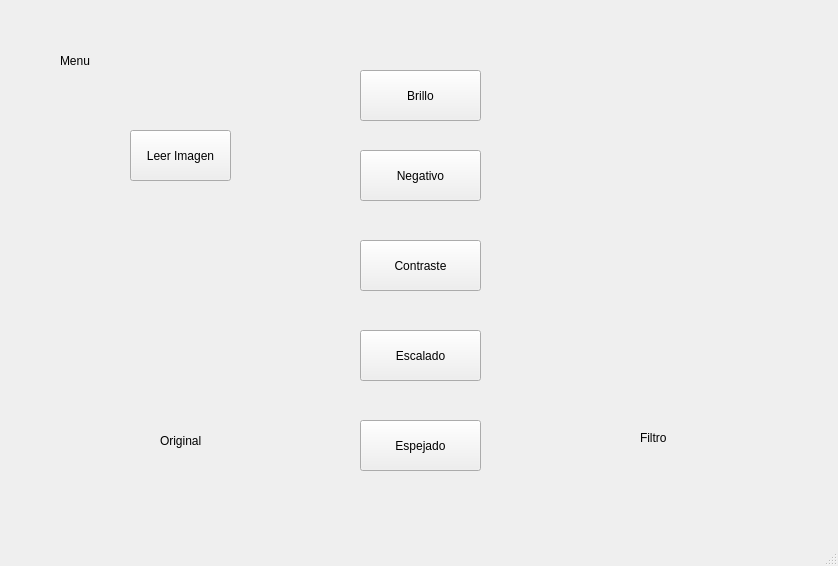
<?xml version="1.0" encoding="UTF-8"?>
<ui version="4.0">
 <class>MainWindow</class>
 <widget class="QMainWindow" name="MainWindow">
  <property name="geometry">
   <rect>
    <x>0</x>
    <y>0</y>
    <width>838</width>
    <height>566</height>
   </rect>
  </property>
  <property name="windowTitle">
   <string>MainWindow</string>
  </property>
  <widget class="QWidget" name="centralwidget">
   <widget class="QPushButton" name="pushButton">
    <property name="geometry">
     <rect>
      <x>360</x>
      <y>150</y>
      <width>121</width>
      <height>51</height>
     </rect>
    </property>
    <property name="text">
     <string>Negativo</string>
    </property>
   </widget>
   <widget class="QLabel" name="label">
    <property name="geometry">
     <rect>
      <x>80</x>
      <y>200</y>
      <width>200</width>
      <height>200</height>
     </rect>
    </property>
    <property name="text">
     <string/>
    </property>
   </widget>
   <widget class="QLabel" name="label_2">
    <property name="geometry">
     <rect>
      <x>550</x>
      <y>200</y>
      <width>200</width>
      <height>200</height>
     </rect>
    </property>
    <property name="text">
     <string/>
    </property>
   </widget>
   <widget class="QPushButton" name="pushButton_2">
    <property name="geometry">
     <rect>
      <x>360</x>
      <y>70</y>
      <width>121</width>
      <height>51</height>
     </rect>
    </property>
    <property name="text">
     <string>Brillo</string>
    </property>
   </widget>
   <widget class="QPushButton" name="pushButton_3">
    <property name="geometry">
     <rect>
      <x>360</x>
      <y>240</y>
      <width>121</width>
      <height>51</height>
     </rect>
    </property>
    <property name="text">
     <string>Contraste</string>
    </property>
   </widget>
   <widget class="QPushButton" name="pushButton_4">
    <property name="geometry">
     <rect>
      <x>360</x>
      <y>330</y>
      <width>121</width>
      <height>51</height>
     </rect>
    </property>
    <property name="text">
     <string>Escalado</string>
    </property>
   </widget>
   <widget class="QLabel" name="label_3">
    <property name="geometry">
     <rect>
      <x>160</x>
      <y>430</y>
      <width>41</width>
      <height>21</height>
     </rect>
    </property>
    <property name="styleSheet">
     <string notr="true"/>
    </property>
    <property name="text">
     <string>Original</string>
    </property>
   </widget>
   <widget class="QLabel" name="label_4">
    <property name="geometry">
     <rect>
      <x>640</x>
      <y>430</y>
      <width>31</width>
      <height>16</height>
     </rect>
    </property>
    <property name="styleSheet">
     <string notr="true"/>
    </property>
    <property name="text">
     <string>Filtro</string>
    </property>
   </widget>
   <widget class="QLabel" name="label_5">
    <property name="geometry">
     <rect>
      <x>60</x>
      <y>40</y>
      <width>131</width>
      <height>41</height>
     </rect>
    </property>
    <property name="styleSheet">
     <string notr="true">font: 22pt &quot;Segoe UI&quot;;</string>
    </property>
    <property name="text">
     <string>Menu</string>
    </property>
   </widget>
   <widget class="QPushButton" name="pushButton_5">
    <property name="geometry">
     <rect>
      <x>360</x>
      <y>420</y>
      <width>121</width>
      <height>51</height>
     </rect>
    </property>
    <property name="text">
     <string>Espejado</string>
    </property>
   </widget>
   <widget class="QPushButton" name="ingresar">
    <property name="geometry">
     <rect>
      <x>130</x>
      <y>130</y>
      <width>101</width>
      <height>51</height>
     </rect>
    </property>
    <property name="text">
     <string>Leer Imagen</string>
    </property>
   </widget>
  </widget>
  <widget class="QMenuBar" name="menubar">
   <property name="geometry">
    <rect>
     <x>0</x>
     <y>0</y>
     <width>838</width>
     <height>21</height>
    </rect>
   </property>
  </widget>
  <widget class="QStatusBar" name="statusbar"/>
 </widget>
 <resources/>
 <connections/>
</ui>
